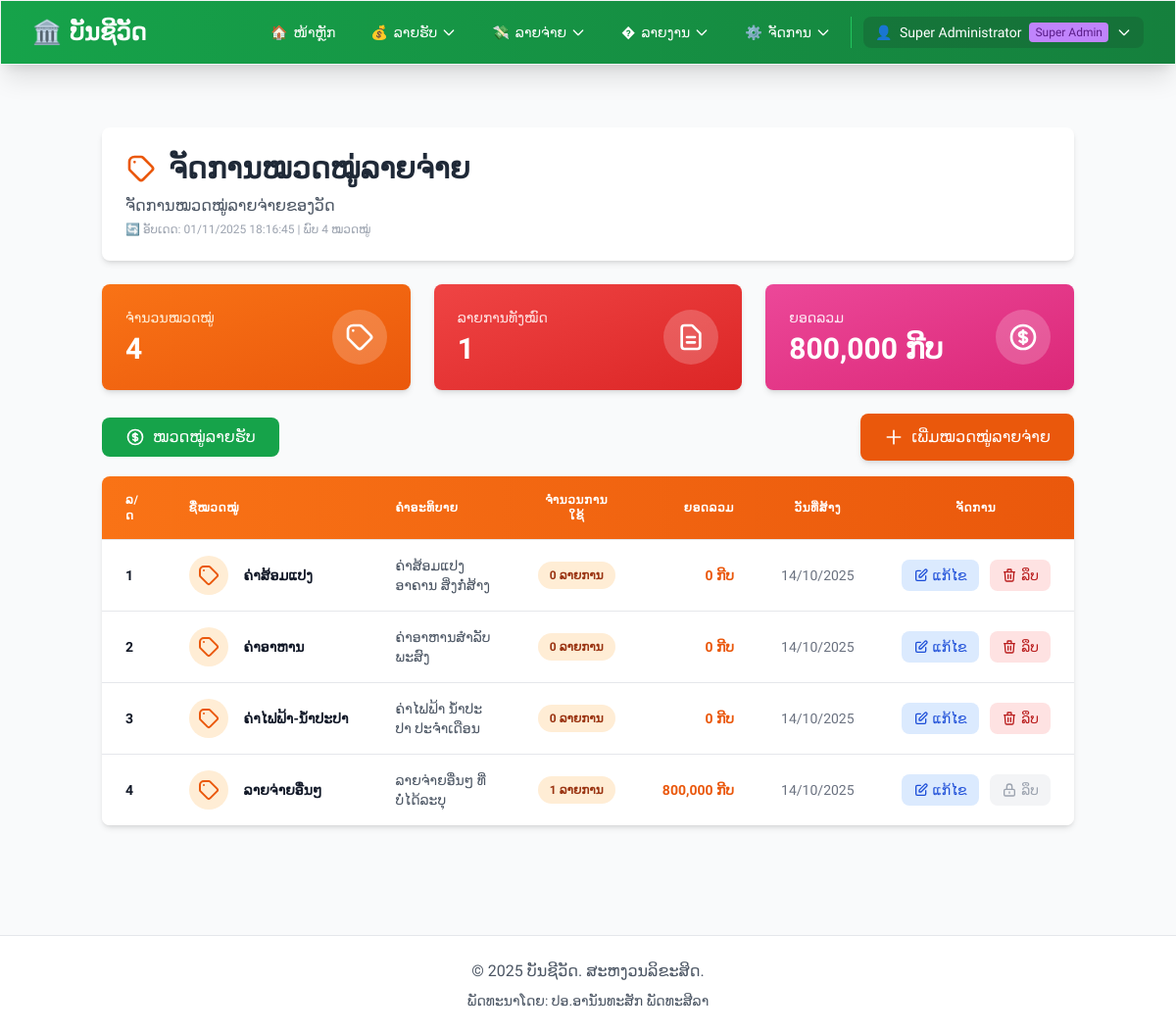
Screenshot of /modules/categories/expense_list.php (signed in) with the database file from the repository.
### tables this page shows
CREATE TABLE IF NOT EXISTS expense_categories (
    id INT PRIMARY KEY AUTO_INCREMENT,
    temple_id INT DEFAULT NULL COMMENT 'NULL = Global category for all temples',
    name VARCHAR(100) NOT NULL,
    description TEXT,
    created_at TIMESTAMP DEFAULT CURRENT_TIMESTAMP,
    FOREIGN KEY (temple_id) REFERENCES temples(id) ON DELETE CASCADE,
    UNIQUE INDEX unique_name_per_temple (name, temple_id)
);

### modules/categories/expense_list.php (the view, shortened to what this page needs)
<?php
require_once '../../includes/temple_functions.php';
$db = getDB();
$currentTempleId = null;
$isMultiTemple = function_exists('isMultiTempleEnabled') && isMultiTempleEnabled();
if ($isMultiTemple && function_exists('getCurrentTempleId')) {
    $currentTempleId = getCurrentTempleId();
}
try {
    if ($currentTempleId) {
        $stmt = $db->prepare("
            SELECT ec.id, ec.name, ec.description, ec.created_at,
                   COUNT(e.id) as usage_count,
                   COALESCE(SUM(e.amount), 0) as total_amount
            FROM expense_categories ec
            LEFT JOIN expense e ON ec.name = e.category AND e.temple_id = ec.temple_id
            WHERE ec.temple_id = ?
            GROUP BY ec.id
            ORDER BY ec.name ASC
        ");
        $stmt->execute([$currentTempleId]);
    } else {
        $stmt = $db->query("
            SELECT ec.id, ec.name, ec.description, ec.created_at,
                   COUNT(e.id) as usage_count,
                   COALESCE(SUM(e.amount), 0) as total_amount
            FROM expense_categories ec
            LEFT JOIN expense e ON ec.name = e.category
            GROUP BY ec.id
            ORDER BY ec.name ASC
        ");
    }
    $categories = $stmt->fetchAll(PDO::FETCH_ASSOC);
} catch (PDOException $e) {
    error_log("❌ Error fetching expense categories: " . $e->getMessage());
    $categories = [];
}
require_once '../../includes/header.php';
?>
<div class="container mx-auto px-4 py-8">
    <div class="max-w-6xl mx-auto">
        <div class="bg-white rounded-lg shadow-md p-6 mb-6">
            <h1 class="text-3xl font-bold text-gray-800 flex items-center">
                <svg class="w-8 h-8 mr-3 text-orange-600" fill="none" stroke="currentColor" viewBox="0 0 24 24">
                    <path stroke-linecap="round" stroke-linejoin="round" stroke-width="2" d="M7 7h.01M7 3h5c.512 0 1.024.195 1.414.586l7 7a2 2 0 010 2.828l-7 7a2 2 0 01-2.828 0l-7-7A1.994 1.994 0 013 12V7a4 4 0 014-4z"></path>
                </svg>
                ຈັດການໝວດໝູ່ລາຍຈ່າຍ
            </h1>
            <p class="text-gray-600 mt-2">ຈັດການໝວດໝູ່ລາຍຈ່າຍຂອງວັດ</p>
            <?php if (count($categories) > 0): ?>
                <p class="text-xs text-gray-400 mt-1">🔄 ອັບເດດ: <?= date('d/m/Y H:i:s') ?> | ພົບ <?= count($categories) ?> ໝວດໝູ່</p>
            <?php endif; ?>
        </div>
        <div class="grid grid-cols-1 md:grid-cols-3 gap-6 mb-6">
            <div class="bg-gradient-to-br from-orange-500 to-orange-600 rounded-lg shadow-md p-6 text-white">
                <div class="flex items-center justify-between">
                    <div>
                        <p class="text-orange-100 text-sm">ຈຳນວນໝວດໝູ່</p>
                        <p class="text-3xl font-bold mt-1"><?= count($categories) ?></p>
                    </div>
                    <div class="bg-white bg-opacity-20 rounded-full p-3">
                        <svg class="w-8 h-8" fill="none" stroke="currentColor" viewBox="0 0 24 24">
                            <path stroke-linecap="round" stroke-linejoin="round" stroke-width="2" d="M7 7h.01M7 3h5c.512 0 1.024.195 1.414.586l7 7a2 2 0 010 2.828l-7 7a2 2 0 01-2.828 0l-7-7A1.994 1.994 0 013 12V7a4 4 0 014-4z"></path>
                        </svg>
                    </div>
                </div>
            </div>
            <div class="bg-gradient-to-br from-red-500 to-red-600 rounded-lg shadow-md p-6 text-white">
                <div class="flex items-center justify-between">
                    <div>
                        <p class="text-red-100 text-sm">ລາຍການທັງໝົດ</p>
                        <p class="text-3xl font-bold mt-1"><?= array_sum(array_column($categories, 'usage_count')) ?></p>
                    </div>
                    <div class="bg-white bg-opacity-20 rounded-full p-3">
                        <svg class="w-8 h-8" fill="none" stroke="currentColor" viewBox="0 0 24 24">
                            <path stroke-linecap="round" stroke-linejoin="round" stroke-width="2" d="M9 12h6m-6 4h6m2 5H7a2 2 0 01-2-2V5a2 2 0 012-2h5.586a1 1 0 01.707.293l5.414 5.414a1 1 0 01.293.707V19a2 2 0 01-2 2z"></path>
                        </svg>
                    </div>
                </div>
            </div>
            <div class="bg-gradient-to-br from-pink-500 to-pink-600 rounded-lg shadow-md p-6 text-white">
                <div class="flex items-center justify-between">
                    <div>
                        <p class="text-pink-100 text-sm">ຍອດລວມ</p>
                        <p class="text-3xl font-bold mt-1"><?= number_format(array_sum(array_column($categories, 'total_amount'))) ?> ກີບ</p>
                    </div>
                    <div class="bg-white bg-opacity-20 rounded-full p-3">
                    </div>
                </div>
            </div>
        </div>
        <div class="mb-4 flex justify-between items-center">
            <a href="<?php echo BASE_URL; ?>/modules/categories/income_list.php"
               class="bg-green-600 hover:bg-green-700 text-white px-6 py-2 rounded-lg transition duration-200 flex items-center">
                ໝວດໝູ່ລາຍຮັບ
            </a>
            <a href="<?php echo BASE_URL; ?>/modules/categories/expense_add.php"
               class="bg-orange-600 hover:bg-orange-700 text-white px-6 py-3 rounded-lg transition duration-200 flex items-center shadow-md">
                <svg class="w-5 h-5 mr-2" fill="none" stroke="currentColor" viewBox="0 0 24 24">
                    <path stroke-linecap="round" stroke-linejoin="round" stroke-width="2" d="M12 4v16m8-8H4"></path>
                </svg>
                ເພີ່ມໝວດໝູ່ລາຍຈ່າຍ
            </a>
        </div>
        <div class="bg-white rounded-lg shadow-md overflow-hidden">
            <div class="overflow-x-auto">
                <table class="min-w-full divide-y divide-gray-200">
                    <thead class="bg-gradient-to-r from-orange-500 to-orange-600">
                        <tr>
                            <th class="px-6 py-4 text-left text-xs font-bold text-white uppercase tracking-wider">ລ/ດ</th>
                            <th class="px-6 py-4 text-left text-xs font-bold text-white uppercase tracking-wider">ຊື່ໝວດໝູ່</th>
                            <th class="px-6 py-4 text-left text-xs font-bold text-white uppercase tracking-wider">ຄຳອະທິບາຍ</th>
                            <th class="px-6 py-4 text-center text-xs font-bold text-white uppercase tracking-wider">ຈຳນວນການໃຊ້</th>
                            <th class="px-6 py-4 text-right text-xs font-bold text-white uppercase tracking-wider">ຍອດລວມ</th>
                            <th class="px-6 py-4 text-center text-xs font-bold text-white uppercase tracking-wider">ວັນທີ່ສ້າງ</th>
                            <th class="px-6 py-4 text-center text-xs font-bold text-white uppercase tracking-wider">ຈັດການ</th>
                        </tr>
                    </thead>
                    <tbody class="bg-white divide-y divide-gray-200">
                        <?php if (empty($categories)): ?>
                            <tr>
                                <td colspan="7" class="px-6 py-8 text-center text-gray-500">
                                    <svg class="mx-auto h-12 w-12 text-gray-400 mb-3" fill="none" stroke="currentColor" viewBox="0 0 24 24">
                                        <path stroke-linecap="round" stroke-linejoin="round" stroke-width="2" d="M20 13V6a2 2 0 00-2-2H6a2 2 0 00-2 2v7m16 0v5a2 2 0 01-2 2H6a2 2 0 01-2-2v-5m16 0h-2.586a1 1 0 00-.707.293l-2.414 2.414a1 1 0 01-.707.293h-3.172a1 1 0 01-.707-.293l-2.414-2.414A1 1 0 006.586 13H4"></path>
                                    </svg>
                                    <p class="text-lg font-medium">ຍັງບໍ່ມີຂໍ້ມູນໝວດໝູ່ລາຍຈ່າຍ</p>
                                    <p class="text-sm mt-1">ກົດປຸ່ມ "ເພີ່ມໝວດໝູ່ລາຍຈ່າຍ" ເພື່ອເລີ່ມຕົ້ນ</p>
                                </td>
                            </tr>
                        <?php else: ?>
                            <?php $no = 1; foreach($categories as $cat): ?>
                                <tr class="hover:bg-orange-50 transition duration-200">
                                    <td class="px-6 py-4 whitespace-nowrap text-sm text-gray-900">
                                        <span class="font-semibold"><?= $no++ ?></span>
                                    </td>
                                    <td class="px-6 py-4 whitespace-nowrap">
                                        <div class="flex items-center">
                                            <div class="flex-shrink-0 h-10 w-10 bg-orange-100 rounded-full flex items-center justify-center">
                                                <svg class="h-6 w-6 text-orange-600" fill="none" stroke="currentColor" viewBox="0 0 24 24">
                                                    <path stroke-linecap="round" stroke-linejoin="round" stroke-width="2" d="M7 7h.01M7 3h5c.512 0 1.024.195 1.414.586l7 7a2 2 0 010 2.828l-7 7a2 2 0 01-2.828 0l-7-7A1.994 1.994 0 013 12V7a4 4 0 014-4z"></path>
                                                </svg>
                                            </div>
                                            <div class="ml-4">
                                                <div class="text-sm font-bold text-gray-900"><?= htmlspecialchars($cat['name'], ENT_QUOTES, 'UTF-8') ?></div>
                                            </div>
                                        </div>
                                    </td>
                                    <td class="px-6 py-4 text-sm text-gray-600">
                                        <?php if ($cat['description']): ?>
                                            <?= htmlspecialchars($cat['description'], ENT_QUOTES, 'UTF-8') ?>
                                        <?php else: ?>
                                            <span class="text-gray-400 italic">ບໍ່ມີຄຳອະທິບາຍ</span>
                                        <?php endif; ?>
                                    </td>
                                    <td class="px-6 py-4 whitespace-nowrap text-center">
                                        <span class="px-3 py-1 inline-flex text-xs leading-5 font-semibold rounded-full bg-orange-100 text-orange-800">
                                            <?= number_format($cat['usage_count']) ?> ລາຍການ
                                        </span>
                                    </td>
                                    <td class="px-6 py-4 whitespace-nowrap text-sm text-right">
                                        <span class="font-bold text-orange-600"><?= number_format($cat['total_amount']) ?> ກີບ</span>
                                    </td>
                                    <td class="px-6 py-4 whitespace-nowrap text-sm text-gray-500 text-center">
                                        <?= date('d/m/Y', strtotime($cat['created_at'])) ?>
                                    </td>
                                    <td class="px-6 py-4 whitespace-nowrap text-center text-sm font-medium">
                                        <a href="<?php echo BASE_URL; ?>/modules/categories/expense_edit.php?id=<?= $cat['id'] ?>"
                                           class="inline-flex items-center px-3 py-1.5 bg-blue-100 text-blue-700 hover:bg-blue-200 rounded-lg mr-2 transition duration-200">
                                            <svg class="w-4 h-4 mr-1" fill="none" stroke="currentColor" viewBox="0 0 24 24">
                                                <path stroke-linecap="round" stroke-linejoin="round" stroke-width="2" d="M11 5H6a2 2 0 00-2 2v11a2 2 0 002 2h11a2 2 0 002-2v-5m-1.414-9.414a2 2 0 112.828 2.828L11.828 15H9v-2.828l8.586-8.586z"></path>
                                            </svg>
                                            ແກ້ໄຂ
                                        </a>
                                        <?php if ($cat['usage_count'] == 0): ?>
                                            <?php
                                            $categoryId = isset($cat['id']) ? intval($cat['id']) : 0;
                                            ?>
                                            <form method="POST" class="inline delete-category-form" data-category-id="<?= $categoryId ?>" data-category-name="<?= htmlspecialchars($cat['name'], ENT_QUOTES, 'UTF-8') ?>">
                                                <button type="button"
                                                        onclick="confirmDeleteCategory(this.form)"
                                                        class="inline-flex items-center px-3 py-1.5 bg-red-100 text-red-700 hover:bg-red-200 rounded-lg transition duration-200"
                                                        <?= $categoryId <= 0 ? 'disabled title="ID ບໍ່ຖືກຕ້ອງ"' : '' ?>>
                                                    <svg class="w-4 h-4 mr-1" fill="none" stroke="currentColor" viewBox="0 0 24 24">
                                                        <path stroke-linecap="round" stroke-linejoin="round" stroke-width="2" d="M19 7l-.867 12.142A2 2 0 0116.138 21H7.862a2 2 0 01-1.995-1.858L5 7m5 4v6m4-6v6m1-10V4a1 1 0 00-1-1h-4a1 1 0 00-1 1v3M4 7h16"></path>
                                                    </svg>
                                                    ລຶບ
                                                </button>
                                            </form>
                                        <?php else: ?>
                                            <button disabled class="inline-flex items-center px-3 py-1.5 bg-gray-100 text-gray-400 rounded-lg cursor-not-allowed" title="ບໍ່ສາມາດລຶບໄດ້ເນື່ອງຈາກມີການໃຊ້ງານ">
                                                <svg class="w-4 h-4 mr-1" fill="none" stroke="currentColor" viewBox="0 0 24 24">
                                                    <path stroke-linecap="round" stroke-linejoin="round" stroke-width="2" d="M12 15v2m-6 4h12a2 2 0 002-2v-6a2 2 0 00-2-2H6a2 2 0 00-2 2v6a2 2 0 002 2zm10-10V7a4 4 0 00-8 0v4h8z"></path>
                                                </svg>
                                                ລຶບ
                                            </button>
                                        <?php endif; ?>
                                    </td>
                                </tr>
                            <?php endforeach; ?>
                        <?php endif; ?>
                    </tbody>
                </table>
            </div>
        </div>
    </div>
</div>
<?php require_once '../../includes/footer.php'; ?>

### includes/header.php (style rules this page uses)
body { font-family: 'Phetsarath', sans-serif; }

### rows the page displays
expense_categories: name "ຄ່າສ້ອມແປງ", description "ຄ່າສ້ອມແປງອາຄານ ສິ່ງກໍ່ສ້າງ", usage_count "0", total_amount "0", created_at "14/10/2025"
expense_categories: name "ຄ່າອາຫານ", description "ຄ່າອາຫານສຳລັບພະສົງ", usage_count "0", total_amount "0", created_at "14/10/2025"
expense_categories: name "ຄ່າໄຟຟ້າ-ນ້ຳປະປາ", description "ຄ່າໄຟຟ້າ ນ້ຳປະປາ ປະຈຳເດືອນ", usage_count "0", total_amount "0", created_at "14/10/2025"
expense_categories: name "ລາຍຈ່າຍອື່ນໆ", description "ລາຍຈ່າຍອື່ນໆ ທີ່ບໍ່ໄດ້ລະບຸ", usage_count "1", total_amount "800,000", created_at "14/10/2025", shows "ລຶບ"

### other values shown
$displayName "ບັນຊີວັດ"
$_SESSION['full_name'] "Super Administrator"
count($categories) "4"
array_sum(array_column($categories, 'usage_count')) "1"
array_sum(array_column($categories, 'total_amount')) "800,000"
SITE_NAME "ບັນຊີວັດ"
